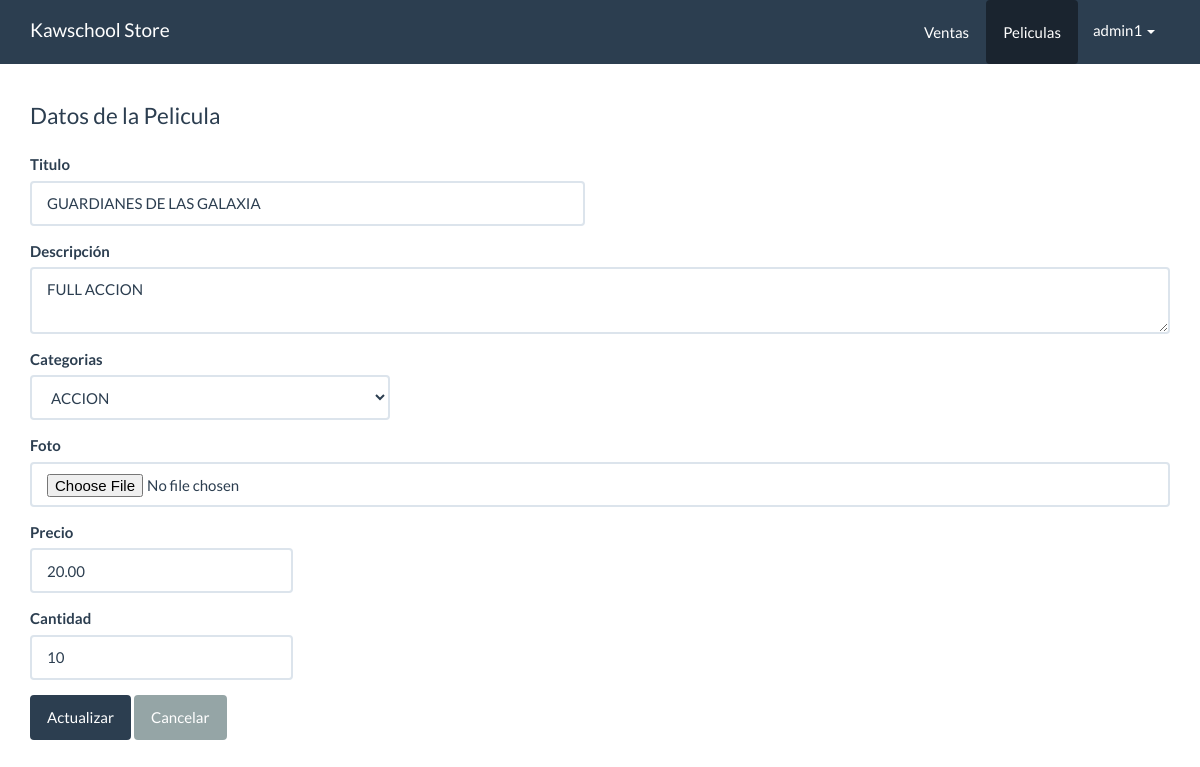
/panel/peliculas/form_actualizar.php?id=1 (signed in), run on the app's committed database.
### tables this page shows
CREATE TABLE `peliculas`  (
  `id` int(11) NOT NULL AUTO_INCREMENT,
  `titulo` varchar(80) NOT NULL,
  `descripcion` varchar(300) NOT NULL,
  `foto` varchar(100) NOT NULL,
  `precio` decimal(10, 2) NOT NULL,
  `categoria_id` int(10) NOT NULL,
  `fecha` date NOT NULL,
  `estado` int(11) NOT NULL DEFAULT 1,
  `cantidad` int(11) NOT NULL,
  PRIMARY KEY (`id`) USING BTREE
);

CREATE TABLE `categorias`  (
  `id` int(10) NOT NULL AUTO_INCREMENT,
  `nombre` varchar(50) NOT NULL,
  PRIMARY KEY (`id`) USING BTREE
);

### src/Pelicula.php (called while the page is built, shortened)
<?php
class Pelicula{
    private $cn = null;
    public function __construct(){
        $this->config = parse_ini_file(__DIR__.'/../config.ini') ;
        $this->cn = new \PDO( $this->config['dns'], $this->config['usuario'],$this->config['clave'],array(
            \PDO::MYSQL_ATTR_INIT_COMMAND => 'SET NAMES utf8'
        ));
    }
    public function mostrarPorId($id){
        $sql = "SELECT * FROM `peliculas` WHERE `id`=:id ";
        $resultado = $this->cn->prepare($sql);
        $_array = array(
            ":id" =>  $id
        );
        if($resultado->execute($_array))
            return $resultado->fetch();
        return false;
    }
}

### src/Categoria.php (called while the page is built, shortened)
<?php
class Categoria{
    private $cn = null;
    public function __construct(){
        $this->config = parse_ini_file(__DIR__.'/../config.ini') ;
        $this->cn = new \PDO( $this->config['dns'], $this->config['usuario'],$this->config['clave'],array(
            \PDO::MYSQL_ATTR_INIT_COMMAND => 'SET NAMES utf8'
        ));
    }
    public function mostrar(){
        $sql = "SELECT * FROM categorias";
        $resultado = $this->cn->prepare($sql);
        if($resultado->execute())
            return $resultado->fetchAll();
        return false;
    }
}

### panel/peliculas/form_actualizar.php (the view, shortened to what this page needs)
<?php
  if(isset($_GET['id']) && is_numeric($_GET['id'])){
      $id = $_GET['id'];
      $pelicula = new Kawschool\Pelicula;
      $resultado = $pelicula->mostrarPorId($id);
?>
<?php
  }else{
    header('Location: index.php');
  }
?>
<!DOCTYPE html>
<html lang="en">
  <head>
    <link rel="stylesheet" href="../../assets/css/bootstrap.min.css">
    <link rel="stylesheet" href="../../assets/css/estilos.css">
  </head>
  <body>
    <nav class="navbar navbar-default navbar-fixed-top">
      <div class="container">
        <div class="navbar-header">
          <a class="navbar-brand" href="../dashboard.php">Kawschool Store</a>
        </div>
        <div id="navbar" class="navbar-collapse collapse">
          <ul class="nav navbar-nav pull-right">
            <li>
              <a href="../pedidos/index.php" class="btn">Ventas</a>
            </li>
            <li class="active">
              <a href="index.php" class="btn">Peliculas</a>
            </li>
            <li class="dropdown">
                <a href="#" class="dropdown-toggle" data-toggle="dropdown" role="button" aria-haspopup="true" aria-expanded="false"><?php print $_SESSION['usuario_info']['nombre_usuario'] ?> <span class="caret"></span></a>
            </li>
          </ul>
        </div>
      </div>
    </nav>
    <div class="container" id="main">
      <div class="row">
        <div class="col-md-12">
          <fieldset>
            <legend>Datos de la Pelicula</legend>
            <form method="POST" action="" enctype="multipart/form-data" >
              <div class="row">
                  <div class="col-md-6">
                      <div class="form-group">
                          <label>Titulo</label>
                          <input value="<?php print $resultado['titulo'] ?>" type="text" class="form-control" name="titulo" required>
                      </div>
                  </div>
              </div>
              <div class="row">
                  <div class="col-md-12">
                      <div class="form-group">
                          <label>Descripción</label>
                          <textarea class="form-control" name="descripcion" id="" cols="3" required><?php print $resultado['descripcion']?></textarea>
                      </div>
                  </div>
              </div>
              <div class="row">
                  <div class="col-md-4">
                      <div class="form-group">
                          <label>Categorias</label>
                          <select class="form-control" name="categoria_id" required>
                            <?php
                              $categoria = new Kawschool\Categoria;
                              $info_categoria = $categoria->mostrar();
                              $cantidad = count($info_categoria);
                                for($x =0; $x< $cantidad;$x++){
                                  $item = $info_categoria[$x];
                              ?>
                                <option value="<?php print $item['id'] ?>"
                                 <?php print $resultado['categoria_id']== $item['id'] ?'selected':'' ?>
                                ><?php print $item['nombre'] ?></option>
                              <?php
                                }
                              ?>
                          </select>
                      </div>
                  </div>
              </div>
              <div class="row">
                  <div class="col-md-12">
                      <div class="form-group">
                          <label>Foto</label>
                          <input type="file" class="form-control" name="foto">
                      </div>
                  </div>
              </div>
              <div class="row">
                  <div class="col-md-3">
                      <div class="form-group">
                          <label>Precio</label>
                          <input value="<?php print $resultado['precio']?>" type="number" class="form-control" name="precio" placeholder="0.00" required>
                      </div>
                  </div>
              </div>
              <div class="row">
                  <div class="col-md-3">
                      <div class="form-group">
                          <label>Cantidad</label>
                          <input value="<?php print $resultado['cantidad']?>" type="number" class="form-control" name="cantidad" placeholder="0.00" required>
                      </div>
                  </div>
              </div>
              <input type="submit" class="btn btn-primary" name="accion" value="Actualizar">
              <a href="index.php" class="btn btn-default">Cancelar</a>
            </form>
          </fieldset>
        </div>
      </div>
    </div>
  </body>
</html>

### assets/css/estilos.css (style rules this page uses)
#main { margin-top: 100px; }

### data on the page
peliculas: titulo "GUARDIANES DE LAS GALAXIA", descripcion "FULL ACCION", categoria_id "ACCION", precio "20.00", cantidad "10"

### other printed values
$_SESSION['usuario_info']['nombre_usuario'] "admin1"
